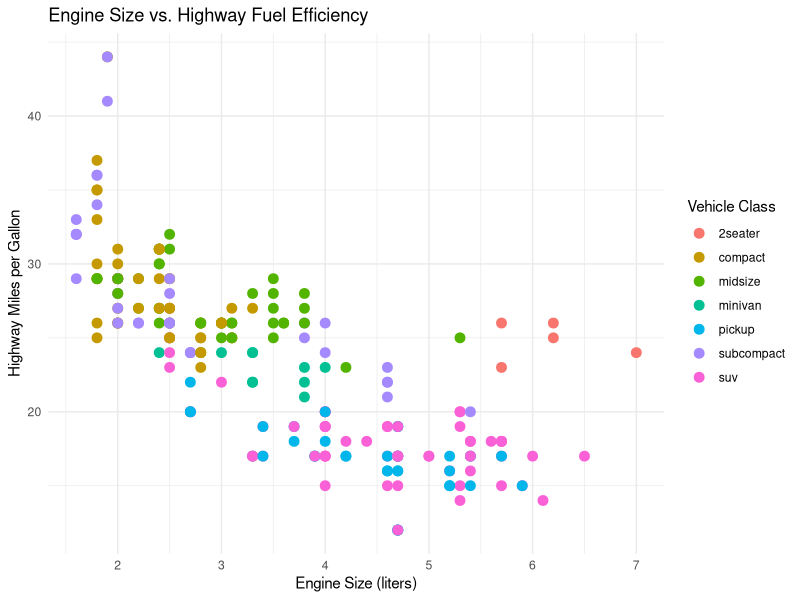

Source code (R):
## ---- chunk 1
#| label: setup
#| message: false

library(tidyverse)
## ---- chunk 2
#| label: mpg-plot
#| fig-cap: "Engine size and fuel efficiency"

ggplot(mpg, aes(x = displ, y = hwy, color = class)) +
  geom_point(size = 3) +
  labs(
    title = "Engine Size vs. Highway Fuel Efficiency",
    x = "Engine Size (liters)",
    y = "Highway Miles per Gallon",
    color = "Vehicle Class"
  ) +
  theme_minimal()
